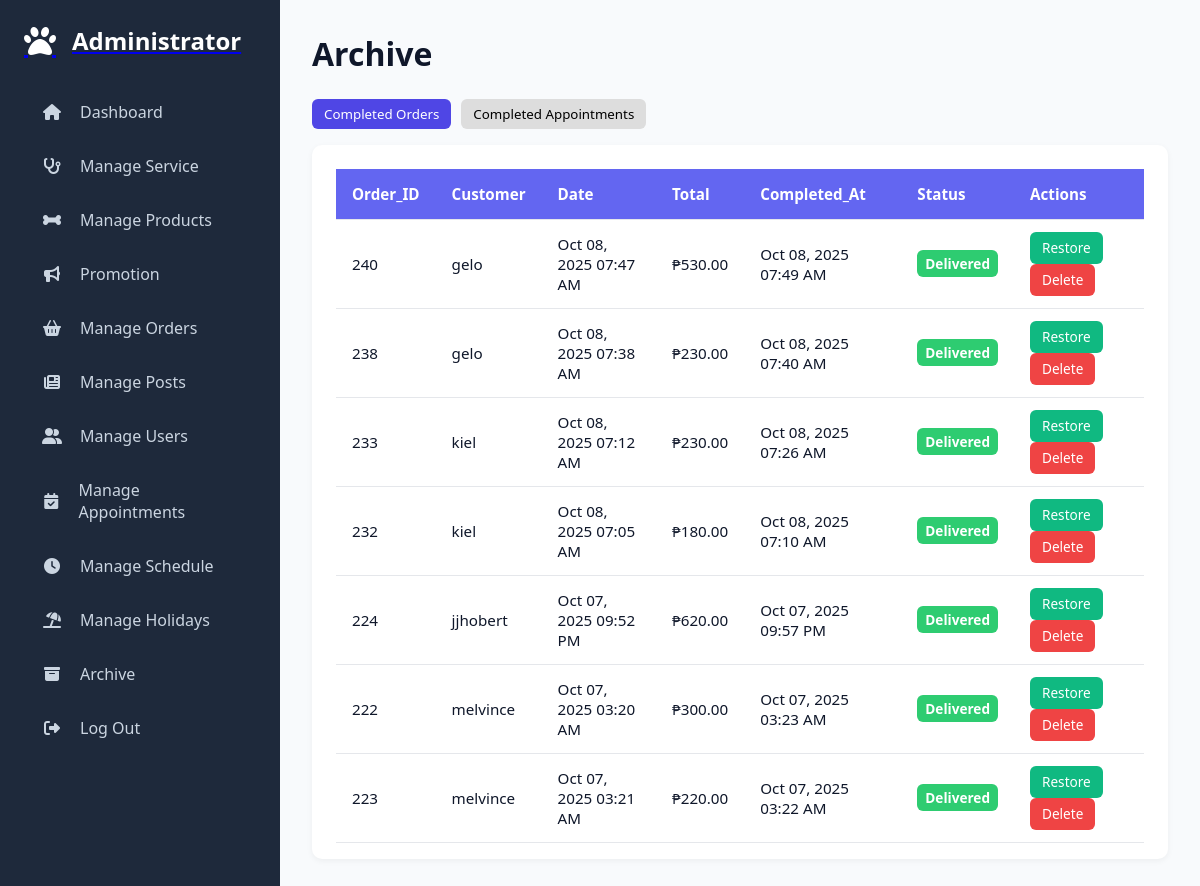
The page /admin/archive.php on the database as committed earlier.
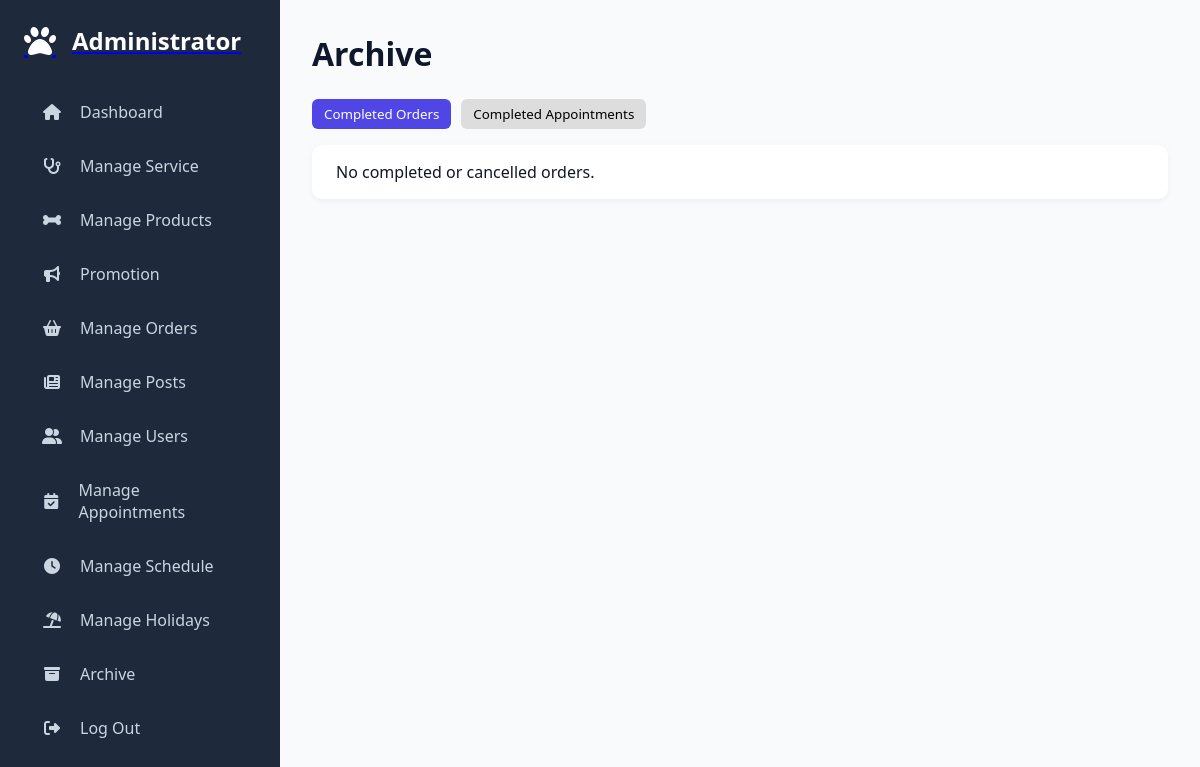
The same page on the database as committed later.
### tables this page shows
CREATE TABLE `orders` (
  `id` int(11) NOT NULL,
  `user_id` varchar(100) NOT NULL,
  `fullname` varchar(255) NOT NULL,
  `address` text NOT NULL,
  `checkout_email` varchar(255) DEFAULT NULL,
  `phone` varchar(20) NOT NULL,
  `payment_method` varchar(50) NOT NULL,
  `delivery_method` varchar(255) NOT NULL,
  `total` decimal(10,2) NOT NULL,
  `shipping_fee` decimal(10,2) NOT NULL,
  `status` enum('pending','confirmed','shipped','delivered','cancelled') NOT NULL DEFAULT 'pending',
  `completed_at` timestamp NULL DEFAULT NULL,
  `created_at` timestamp NOT NULL DEFAULT current_timestamp()
);

### admin/archive.php (the view, shortened to what this page needs)
<?php
require_once '../components/auth_admin.php';
$stmtOrders = $conn->prepare("
    SELECT * FROM orders
    WHERE status IN ('delivered','cancelled')
    ORDER BY completed_at DESC
");
$stmtOrders->execute();
$completedOrders = $stmtOrders->fetchAll(PDO::FETCH_ASSOC);
?>
<!DOCTYPE html>
<html lang="en">
<head>
<link rel="stylesheet" href="./../assets/css/admin/archive.css?v=<?php echo time(); ?>">
<link rel="stylesheet" href="./../assets/css/admin/admin_header.css?v=<?php echo time(); ?>">
<link rel="stylesheet" href="https://cdnjs.cloudflare.com/ajax/libs/font-awesome/6.4.0/css/all.min.css">
</head>
<body>
<?php include '../components/admin_header.php'; ?>
<div class="admin-container">
    <div class="admin-main">
        <h1>Archive</h1>
        <div class="archive-tabs">
            <button class="tab-btn active" data-target="orders">Completed Orders</button>
            <button class="tab-btn" data-target="appointments">Completed Appointments</button>
        </div>
        <section id="orders" class="tab-content active">
            <?php if(count($completedOrders) > 0): ?>
                <table>
                    <thead>
                        <tr>
                            <th>Order_ID</th>
                            <th>Customer</th>
                            <th>Date</th>
                            <th>Total</th>
                            <th>Completed_At</th>
                            <th>Status</th>
                            <th>Actions</th>
                        </tr>
                    </thead>
                    <tbody>
                        <?php foreach($completedOrders as $order): ?>
                        <tr>
                            <td><?= htmlspecialchars($order['id']) ?></td>
                            <td><?= htmlspecialchars($order['fullname']) ?></td>
                            <td><?= htmlspecialchars(date("M d, Y h:i A", strtotime($order['created_at']))) ?></td>
                            <td>₱<?= number_format($order['total'],2) ?></td>
                            <td>
                                <?= $order['completed_at']
                                    ? htmlspecialchars(date("M d, Y h:i A", strtotime($order['completed_at'])))
                                    : '-' ?>
                            </td>
                            <td>
                                <?php if($order['status'] === 'delivered'): ?>
                                    <span class="status-badge delivered">Delivered</span>
                                <?php elseif($order['status'] === 'cancelled'): ?>
                                    <span class="status-badge cancelled">Cancelled</span>
                                <?php endif; ?>
                            </td>
                            <td>
                                <a class="action-btn restore" href="?restore_order_id=<?= $order['id'] ?>" onclick="return confirm('Restore this order?');">Restore</a>
                                <a class="action-btn delete" href="?delete_order_id=<?= $order['id'] ?>" onclick="return confirm('Delete this order permanently?');">Delete</a>
                            </td>
                        </tr>
                        <?php endforeach; ?>
                    </tbody>
                </table>
            <?php else: ?>
                <p>No completed or cancelled orders.</p>
            <?php endif; ?>
        </section>
    </div>
</div>
</body>
</html>

### components/admin_header.php
<div class="admin-sidebar" id="sidebar">
    <a href="dashboard.php" class="sidebar-header">
        <i class="fas fa-paw fa-2x" style="color: #fff;"></i>
        <h2>Administrator</h2>
    </a>
<nav>
    <a href="dashboard.php" class="nav-link <?= basename($_SERVER['PHP_SELF']) == 'dashboard.php' ? 'active' : '' ?>">
        <i class="fas fa-home"></i>
        <span>Dashboard</span>
    </a>
    <a href="manage_service.php" class="nav-link <?= basename($_SERVER['PHP_SELF']) == 'manage_service.php' ? 'active' : '' ?>">
        <i class="fas fa-stethoscope"></i>
        <span>Manage Service</span>
    </a>
    <a href="manage_products.php" class="nav-link <?= basename($_SERVER['PHP_SELF']) == 'manage_products.php' ? 'active' : '' ?>">
        <i class="fas fa-bone"></i>
        <span>Manage Products</span>
    </a>
    <a href="manage_promotion.php" class="nav-link <?= basename($_SERVER['PHP_SELF']) == 'manage_promotion.php' ? 'active' : '' ?>">
        <i class="fas fa-bullhorn"></i>
        <span>Promotion</span>
    </a>
    <a href="manage_orders.php" class="nav-link <?= basename($_SERVER['PHP_SELF']) == 'manage_orders.php' ? 'active' : '' ?>">
        <i class="fas fa-shopping-basket"></i>
        <span>Manage Orders</span>
    </a>
    <a href="manage_post.php" class="nav-link <?= basename($_SERVER['PHP_SELF']) == 'manage_post.php' ? 'active' : '' ?>">
        <i class="fas fa-newspaper"></i>
        <span>Manage Posts</span>
    </a>
    <a href="manage_users.php" class="nav-link <?= basename($_SERVER['PHP_SELF']) == 'manage_users.php' ? 'active' : '' ?>">
        <i class="fas fa-user-friends"></i>
        <span>Manage Users</span>
    </a>
    <a href="manage_appointments.php" class="nav-link <?= basename($_SERVER['PHP_SELF']) == 'manage_appointments.php' ? 'active' : '' ?>">
        <i class="fas fa-calendar-check"></i>
        <span>Manage Appointments</span>
    </a>
    <a href="manage_schedule.php" class="nav-link <?= basename($_SERVER['PHP_SELF']) == 'manage_schedule.php' ? 'active' : '' ?>">
        <i class="fas fa-clock"></i>
        <span>Manage Schedule</span>
    </a>
    <a href="manage_holidays.php" class="nav-link <?= basename($_SERVER['PHP_SELF']) == 'manage_holidays.php' ? 'active' : '' ?>">
        <i class="fas fa-umbrella-beach"></i>
        <span>Manage Holidays</span>
    </a>
    <a href="archive.php" class="nav-link <?= basename($_SERVER['PHP_SELF']) == 'archive_appointments.php' ? 'active' : '' ?>">
        <i class="fas fa-archive"></i>
        <span>Archive</span>
    </a>
    <a href="../components/admin_logout.php" class="nav-link" onclick="return confirm('Logout from this website?');">
        <i class="fas fa-sign-out-alt"></i>
        <span>Log Out</span>
    </a>
</nav>
</div>

### assets/css/admin/archive.css (style rules this page uses)
.admin-main h1 { font-size: 2rem; font-weight: 600; color: var(--text-dark); margin-bottom: 1.5rem; }
.admin-main section { background: var(--card-bg); padding: 1rem 1.5rem; border-radius: var(--border-radius); margin-bottom: 2rem; box-shadow: 0 2px 6px rgba(0,0,0,0.05); }
.archive-tabs { display: flex; gap: 10px; margin-bottom: 1rem; }
.tab-btn { padding: 6px 12px; border: none; border-radius: 6px; background: #ddd; cursor: pointer; font-weight: 500; }
.tab-btn.active { background: #4f46e5; color: #fff; }
.tab-content { display: none; }
.tab-content.active { display: block; }
.admin-main table { width: 100%; border-collapse: collapse; margin-top: 0.5rem; overflow-x: auto; }
.admin-main th, .admin-main td { padding: 0.75rem 1rem; text-align: left; border-bottom: 1px solid #e5e7eb; font-size: 0.95rem; color: var(--text-dark); vertical-align: middle; height: 50px; }
.admin-main th { background: var(--primary-color); color: #fff; position: sticky; top: 0; z-index: 2; }
a.action-btn { display: inline-flex; align-items: center; justify-content: center; padding: 0.35rem 0.75rem; border-radius: 6px; font-size: 0.85rem; font-weight: 500; color: #fff; text-decoration: none; line-height: 1; height: 32px; }
a.action-btn.restore { background-color: #10b981; }
a.action-btn.delete { background-color: #ef4444; }
.status-badge { display: inline-block; padding: 4px 8px; font-size: 0.85rem; font-weight: 600; border-radius: 6px; color: #fff; text-transform: capitalize; }
.status-badge.delivered { background-color: #2ecc71; }

### assets/css/admin/admin_header.css (style rules this page uses)
:root { --primary-color: #6366f1; --secondary-color: #4f46e5; --dark-bg: #1e293b; --light-bg: #f8fafc; --text-dark: #0f172a; --text-light: #64748b; --card-bg: #ffffff; --border-radius: 10px; --transition: all 0.3s ease; }
* { margin: 0; padding: 0; box-sizing: border-box; font-family: 'Segoe UI', sans-serif; }
body { background: var(--light-bg); color: var(--text-dark); overflow-x: hidden; }
.admin-container { display: flex; min-height: 100vh; }
.admin-sidebar { width: 280px; background: var(--dark-bg); padding: 1.5rem; position: fixed; top: 0; left: 0; height: 100%; transition: var(--transition); z-index: 1000; transform: translateX(0); overflow-y: auto; scrollbar-width: thin; }
.sidebar-header { display: flex; align-items: center; gap: 1rem; margin-bottom: 2rem; }
.sidebar-header h2 { color: white; font-size: 1.5rem; font-weight: 600; }
.admin-sidebar nav { display: flex; flex-direction: column; gap: 0.5rem; }
.nav-link { display: flex; align-items: center; gap: 1rem; color: #cbd5e1; padding: 0.75rem 1rem; border-radius: 8px; text-decoration: none; transition: var(--transition); font-weight: 500; }
.nav-link i { width: 24px; text-align: center; }
.admin-main { margin-left: 280px; flex: 1; padding: 2rem; transition: var(--transition); }
h1 { font-size: 2rem; font-weight: 600; color: var(--text-dark); }
@media (min-width: 769px) { .admin-sidebar { transform: none !important; } }

Rows that differ between the two databases and show on the page:
removed orders: id "240", fullname "gelo", created_at "Oct 08, 2025 07:47 AM", total "530.00", completed_at "Oct 08, 2025 07:49 AM", status "Delivered"
removed orders: id "238", fullname "gelo", created_at "Oct 08, 2025 07:38 AM", total "230.00", completed_at "Oct 08, 2025 07:40 AM", status "Delivered"
removed orders: id "233", fullname "kiel", created_at "Oct 08, 2025 07:12 AM", total "230.00", completed_at "Oct 08, 2025 07:26 AM", status "Delivered"
removed orders: id "232", fullname "kiel", created_at "Oct 08, 2025 07:05 AM", total "180.00", completed_at "Oct 08, 2025 07:10 AM", status "Delivered"
removed orders: id "224", fullname "jjhobert", created_at "Oct 07, 2025 09:52 PM", total "620.00", completed_at "Oct 07, 2025 09:57 PM", status "Delivered"
removed orders: id "222", fullname "melvince", created_at "Oct 07, 2025 03:20 AM", total "300.00", completed_at "Oct 07, 2025 03:23 AM", status "Delivered"
removed orders: id "223", fullname "melvince", created_at "Oct 07, 2025 03:21 AM", total "220.00", completed_at "Oct 07, 2025 03:22 AM", status "Delivered"
Other text that changed with them:
text no longer shown: "Order_ID Customer Date Total Completed_At Status Actions"
text now shown: "No completed or cancelled orders."
